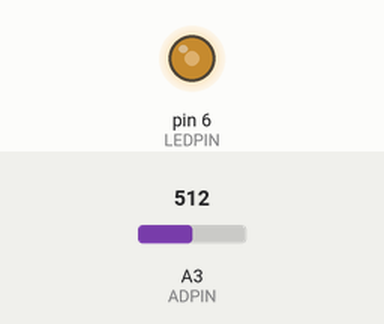
Simulated run of this sketch. Board: Arduino Uno, built with avr-gcc and run on an emulated ATmega328P. Shown: output pins drawn as LEDs (lit = HIGH). Inputs (shaded band) come from the test bench; at power-on: A3 (ADPIN) = 512.

Above: at 1.2 s.
1.3 s: A3 (ADPIN) set to 716
At 2.2 s:
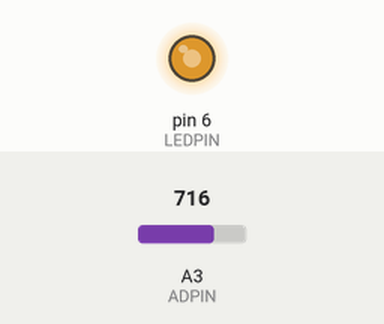
2.8 s: A3 (ADPIN) set to 900
At 3.4 s:
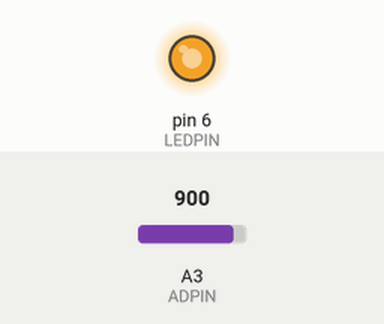
4.3 s: A3 (ADPIN) set to 122
At 5.5 s:
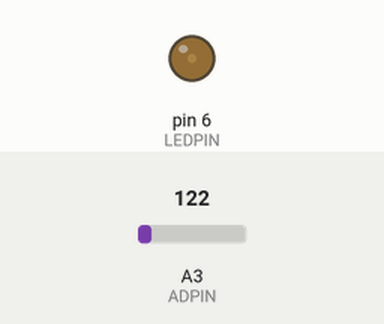
5.8 s: A3 (ADPIN) set to 0
At 6.9 s:
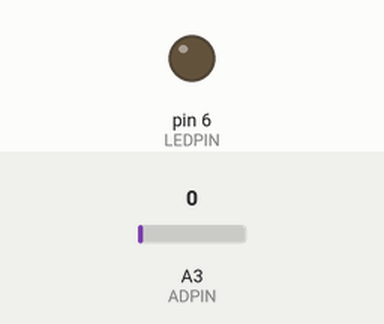
Timing chart, 0 to 8.3 s (numbered marks = the images above; inputs shaded):
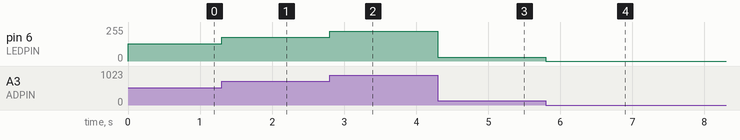

Measured:
- after the input at 1.3 s, pin 6 (LEDPIN): 128/255 → 179/255 at once
- after the input at 2.8 s, pin 6 (LEDPIN): 179/255 → 225/255 at once
- after the input at 4.3 s, pin 6 (LEDPIN): 225/255 → 30/255 at once
- after the input at 5.8 s, pin 6 (LEDPIN): 30/255 → 0/255 at once

The sketch:

sketch_may10b.ino
```cpp
#define ADPIN A3
#define LEDPIN 6

int val = 0;

void setup() {
  Serial.begin(9600);
  pinMode(ADPIN, INPUT);
  pinMode(LEDPIN, OUTPUT);
  analogWrite(LEDPIN, 0);
}

void loop() {
  val = analogRead(ADPIN);
  int duty_cycle = val/4;
  analogWrite(LEDPIN, duty_cycle);
  }
```
